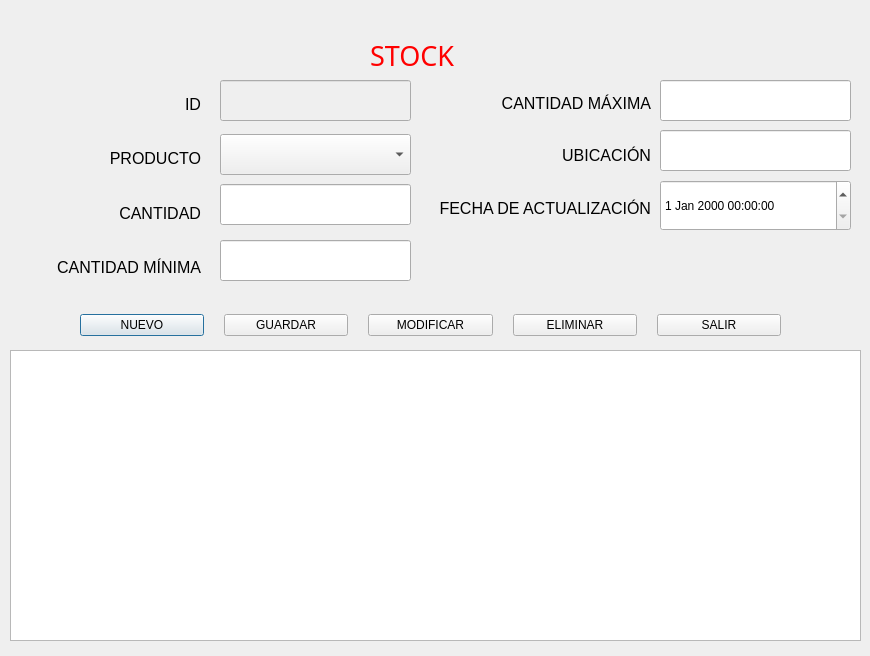
<?xml version="1.0" encoding="UTF-8"?>
<ui version="4.0">
 <class>Stock</class>
 <widget class="QDialog" name="Stock">
  <property name="geometry">
   <rect>
    <x>0</x>
    <y>0</y>
    <width>870</width>
    <height>656</height>
   </rect>
  </property>
  <property name="windowTitle">
   <string>Stock</string>
  </property>
  <widget class="QLineEdit" name="txtCantidad">
   <property name="geometry">
    <rect>
     <x>220</x>
     <y>184</y>
     <width>191</width>
     <height>41</height>
    </rect>
   </property>
  </widget>
  <widget class="QWidget" name="layoutWidget_2">
   <property name="geometry">
    <rect>
     <x>80</x>
     <y>310</y>
     <width>701</width>
     <height>31</height>
    </rect>
   </property>
   <layout class="QHBoxLayout" name="horizontalLayout">
    <property name="spacing">
     <number>20</number>
    </property>
    <item>
     <widget class="QPushButton" name="btnNuevo">
      <property name="text">
       <string>NUEVO</string>
      </property>
      <property name="icon">
       <iconset theme="QIcon::ThemeIcon::FolderNew"/>
      </property>
      <property name="iconSize">
       <size>
        <width>30</width>
        <height>20</height>
       </size>
      </property>
     </widget>
    </item>
    <item>
     <widget class="QPushButton" name="btnGuardar">
      <property name="text">
       <string>GUARDAR</string>
      </property>
      <property name="icon">
       <iconset theme="QIcon::ThemeIcon::DocumentSave"/>
      </property>
      <property name="iconSize">
       <size>
        <width>30</width>
        <height>20</height>
       </size>
      </property>
     </widget>
    </item>
    <item>
     <widget class="QPushButton" name="btnModificar">
      <property name="text">
       <string>MODIFICAR</string>
      </property>
      <property name="icon">
       <iconset theme="QIcon::ThemeIcon::MailMessageNew"/>
      </property>
      <property name="iconSize">
       <size>
        <width>30</width>
        <height>20</height>
       </size>
      </property>
     </widget>
    </item>
    <item>
     <widget class="QPushButton" name="btnEliminar">
      <property name="text">
       <string>ELIMINAR</string>
      </property>
      <property name="icon">
       <iconset theme="QIcon::ThemeIcon::ApplicationExit"/>
      </property>
      <property name="iconSize">
       <size>
        <width>30</width>
        <height>20</height>
       </size>
      </property>
     </widget>
    </item>
    <item>
     <widget class="QPushButton" name="btnSalir">
      <property name="text">
       <string>SALIR</string>
      </property>
      <property name="icon">
       <iconset theme="QIcon::ThemeIcon::SystemLogOut"/>
      </property>
      <property name="iconSize">
       <size>
        <width>30</width>
        <height>20</height>
       </size>
      </property>
     </widget>
    </item>
   </layout>
  </widget>
  <widget class="QComboBox" name="cbProducto">
   <property name="geometry">
    <rect>
     <x>220</x>
     <y>134</y>
     <width>191</width>
     <height>41</height>
    </rect>
   </property>
  </widget>
  <widget class="QLineEdit" name="txtID">
   <property name="enabled">
    <bool>false</bool>
   </property>
   <property name="geometry">
    <rect>
     <x>220</x>
     <y>80</y>
     <width>191</width>
     <height>41</height>
    </rect>
   </property>
  </widget>
  <widget class="QWidget" name="layoutWidget_3">
   <property name="geometry">
    <rect>
     <x>430</x>
     <y>80</y>
     <width>221</width>
     <height>151</height>
    </rect>
   </property>
   <layout class="QVBoxLayout" name="_3">
    <item>
     <widget class="QLabel" name="labelCantidadMaxima">
      <property name="font">
       <font>
        <pointsize>12</pointsize>
       </font>
      </property>
      <property name="text">
       <string>CANTIDAD MÁXIMA</string>
      </property>
      <property name="alignment">
       <set>Qt::AlignmentFlag::AlignRight|Qt::AlignmentFlag::AlignTrailing|Qt::AlignmentFlag::AlignVCenter</set>
      </property>
     </widget>
    </item>
    <item>
     <widget class="QLabel" name="labelUbicacion">
      <property name="font">
       <font>
        <family>Segoe UI</family>
        <pointsize>12</pointsize>
       </font>
      </property>
      <property name="text">
       <string>UBICACIÓN</string>
      </property>
      <property name="alignment">
       <set>Qt::AlignmentFlag::AlignRight|Qt::AlignmentFlag::AlignTrailing|Qt::AlignmentFlag::AlignVCenter</set>
      </property>
     </widget>
    </item>
    <item>
     <widget class="QLabel" name="labelFechaActualizacion">
      <property name="font">
       <font>
        <family>Segoe UI</family>
        <pointsize>12</pointsize>
       </font>
      </property>
      <property name="text">
       <string>FECHA DE ACTUALIZACIÓN</string>
      </property>
      <property name="alignment">
       <set>Qt::AlignmentFlag::AlignRight|Qt::AlignmentFlag::AlignTrailing|Qt::AlignmentFlag::AlignVCenter</set>
      </property>
     </widget>
    </item>
   </layout>
  </widget>
  <widget class="QDateTimeEdit" name="dtFechaActualizacion">
   <property name="geometry">
    <rect>
     <x>660</x>
     <y>180</y>
     <width>191</width>
     <height>51</height>
    </rect>
   </property>
  </widget>
  <widget class="QLabel" name="label">
   <property name="geometry">
    <rect>
     <x>370</x>
     <y>40</y>
     <width>101</width>
     <height>31</height>
    </rect>
   </property>
   <property name="font">
    <font>
     <family>MV Boli</family>
     <pointsize>20</pointsize>
     <underline>false</underline>
    </font>
   </property>
   <property name="styleSheet">
    <string notr="true">color: rgb(255, 0, 0);</string>
   </property>
   <property name="text">
    <string>STOCK</string>
   </property>
   <property name="textFormat">
    <enum>Qt::TextFormat::AutoText</enum>
   </property>
  </widget>
  <widget class="QTableView" name="tablaStock">
   <property name="geometry">
    <rect>
     <x>10</x>
     <y>350</y>
     <width>851</width>
     <height>291</height>
    </rect>
   </property>
  </widget>
  <widget class="QWidget" name="layoutWidget">
   <property name="geometry">
    <rect>
     <x>10</x>
     <y>80</y>
     <width>191</width>
     <height>211</height>
    </rect>
   </property>
   <layout class="QVBoxLayout" name="_2">
    <item>
     <widget class="QLabel" name="labelID">
      <property name="font">
       <font>
        <family>Segoe UI</family>
        <pointsize>12</pointsize>
       </font>
      </property>
      <property name="text">
       <string>ID</string>
      </property>
      <property name="alignment">
       <set>Qt::AlignmentFlag::AlignRight|Qt::AlignmentFlag::AlignTrailing|Qt::AlignmentFlag::AlignVCenter</set>
      </property>
     </widget>
    </item>
    <item>
     <widget class="QLabel" name="labelProducto">
      <property name="font">
       <font>
        <family>Segoe UI</family>
        <pointsize>12</pointsize>
       </font>
      </property>
      <property name="text">
       <string>PRODUCTO</string>
      </property>
      <property name="alignment">
       <set>Qt::AlignmentFlag::AlignRight|Qt::AlignmentFlag::AlignTrailing|Qt::AlignmentFlag::AlignVCenter</set>
      </property>
     </widget>
    </item>
    <item>
     <widget class="QLabel" name="labelCantidad">
      <property name="font">
       <font>
        <pointsize>12</pointsize>
       </font>
      </property>
      <property name="text">
       <string>CANTIDAD</string>
      </property>
      <property name="alignment">
       <set>Qt::AlignmentFlag::AlignRight|Qt::AlignmentFlag::AlignTrailing|Qt::AlignmentFlag::AlignVCenter</set>
      </property>
     </widget>
    </item>
    <item>
     <widget class="QLabel" name="labelCantidadMinima">
      <property name="font">
       <font>
        <pointsize>12</pointsize>
       </font>
      </property>
      <property name="text">
       <string>CANTIDAD MÍNIMA</string>
      </property>
      <property name="alignment">
       <set>Qt::AlignmentFlag::AlignRight|Qt::AlignmentFlag::AlignTrailing|Qt::AlignmentFlag::AlignVCenter</set>
      </property>
     </widget>
    </item>
   </layout>
  </widget>
  <widget class="QLineEdit" name="txtCantidadMinima">
   <property name="geometry">
    <rect>
     <x>220</x>
     <y>240</y>
     <width>191</width>
     <height>41</height>
    </rect>
   </property>
  </widget>
  <widget class="QLineEdit" name="txtCantidadMaxima">
   <property name="geometry">
    <rect>
     <x>660</x>
     <y>80</y>
     <width>191</width>
     <height>41</height>
    </rect>
   </property>
  </widget>
  <widget class="QLineEdit" name="txtUbicacion">
   <property name="geometry">
    <rect>
     <x>660</x>
     <y>130</y>
     <width>191</width>
     <height>41</height>
    </rect>
   </property>
  </widget>
 </widget>
 <resources/>
 <connections/>
</ui>
